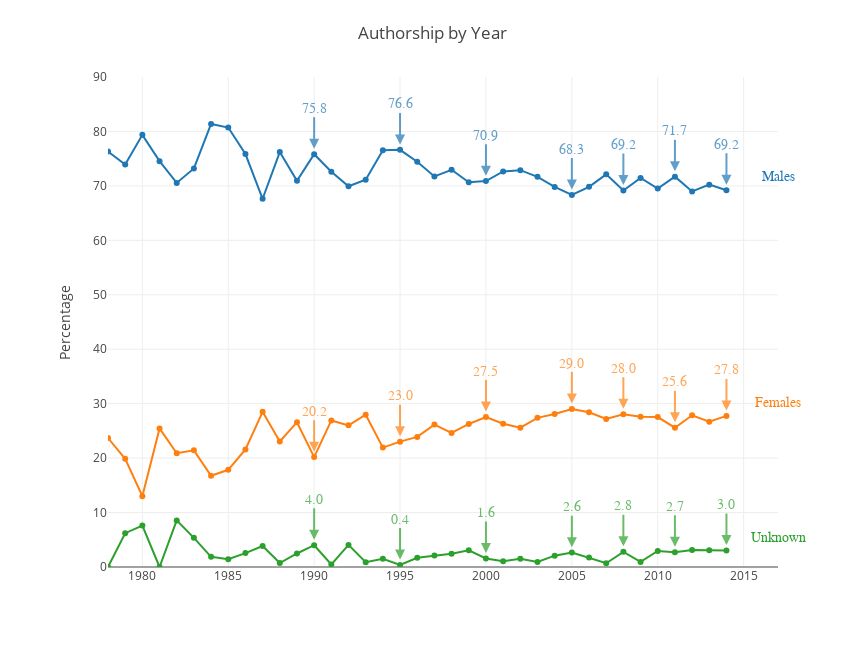

The notebook cell saved with this chart:
### Code cell
import plotly.offline as offline
offline.iplot(py_fig1,
             image='svg')

### Figure 1 — Plotly figure (JSON) as saved in the notebook; plotly's stock layout.template omitted (floating-point values rounded to 4 significant figures)
{"data": [{"line": {}, "marker": {"line": {}}, "mode": "lines+markers", "name": "Male", "type": "scatter", "x": [1978, 1979, 1980, 1981, 1982, 1983, 1984, 1985, 1986, 1987, 1988, 1989, 1990, 1991, 1992, 1993, 1994, 1995, 1996, 1997, 1998, 1999, 2000, 2001, 2002, 2003, 2004, 2005, 2006, 2007, 2008, 2009, 2010, 2011, 2012, 2013, 2014], "xaxis": "x1", "y": [76.32, 73.91, 79.37, 74.55, 70.55, 73.21, 81.37, 80.71, 75.85, 67.63, 76.21, 70.92, 75.82, 72.6, 69.92, 71.15, 76.57, 76.62, 74.43, 71.73, 72.96, 70.67, 70.88, 72.66, 72.89, 71.66, 69.81, 68.33, 69.84, 72.12, 69.16, 71.46, 69.52, 71.7, 68.99, 70.22, 69.21], "yaxis": "y1"}, {"line": {}, "marker": {"line": {}}, "mode": "lines+markers", "name": "Female", "type": "scatter", "x": [1978, 1979, 1980, 1981, 1982, 1983, 1984, 1985, 1986, 1987, 1988, 1989, 1990, 1991, 1992, 1993, 1994, 1995, 1996, 1997, 1998, 1999, 2000, 2001, 2002, 2003, 2004, 2005, 2006, 2007, 2008, 2009, 2010, 2011, 2012, 2013, 2014], "xaxis": "x1", "y": [23.68, 19.88, 13.0, 25.45, 20.89, 21.43, 16.77, 17.86, 21.59, 28.5, 23.06, 26.6, 20.18, 26.92, 26.02, 27.96, 21.93, 23.02, 23.89, 26.16, 24.62, 26.27, 27.55, 26.3, 25.59, 27.4, 28.11, 29.02, 28.43, 27.19, 28.05, 27.6, 27.53, 25.58, 27.87, 26.68, 27.75], "yaxis": "y1"}, {"line": {}, "marker": {"line": {}}, "mode": "lines+markers", "name": "Unknown", "type": "scatter", "x": [1978, 1979, 1980, 1981, 1982, 1983, 1984, 1985, 1986, 1987, 1988, 1989, 1990, 1991, 1992, 1993, 1994, 1995, 1996, 1997, 1998, 1999, 2000, 2001, 2002, 2003, 2004, 2005, 2006, 2007, 2008, 2009, 2010, 2011, 2012, 2013, 2014], "xaxis": "x1", "y": [0, 6.211, 7.623, 0, 8.562, 5.357, 1.863, 1.429, 2.557, 3.865, 0.7282, 2.482, 4.0, 0.4808, 4.061, 0.885, 1.504, 0.3597, 1.685, 2.11, 2.422, 3.055, 1.569, 1.042, 1.517, 0.9368, 2.08, 2.645, 1.729, 0.6885, 2.79, 0.9376, 2.941, 2.716, 3.139, 3.094, 3.037], "yaxis": "y1"}], "layout": {"annotations": [{"align": "center", "arrowcolor": "#ff7f0e", "arrowhead": 2, "arrowsize": 1, "arrowwidth": 2, "ax": 0, "ay": -40, "font": {"color": "#ff7f0e", "family": "Courier New, monospace", "size": 14}, "opacity": 0.7, "showarrow": true, "text": "27.8", "x": 2014, "xref": "x", "y": 28.75, "yref": "y"}, {"align": "center", "arrowcolor": "#1f77b4", "arrowhead": 2, "arrowsize": 1, "arrowwidth": 2, "ax": 0, "ay": -40, "font": {"color": "#1f77b4", "family": "Courier New, monospace", "size": 14}, "opacity": 0.7, "showarrow": true, "text": "69.2", "x": 2014, "xref": "x", "y": 70.21, "yref": "y"}, {"align": "center", "arrowcolor": "#2ca02c", "arrowhead": 2, "arrowsize": 1, "arrowwidth": 2, "ax": 0, "ay": -40, "font": {"color": "#2ca02c", "family": "Courier New, monospace", "size": 14}, "opacity": 0.7, "showarrow": true, "text": "3.0", "x": 2014, "xref": "x", "y": 4.037, "yref": "y"}, {"align": "center", "arrowcolor": "#ff7f0e", "arrowhead": 2, "arrowsize": 1, "arrowwidth": 2, "ax": 0, "ay": -40, "font": {"color": "#ff7f0e", "family": "Courier New, monospace", "size": 14}, "opacity": 0.7, "showarrow": true, "text": "25.6", "x": 2011, "xref": "x", "y": 26.58, "yref": "y"}, {"align": "center", "arrowcolor": "#1f77b4", "arrowhead": 2, "arrowsize": 1, "arrowwidth": 2, "ax": 0, "ay": -40, "font": {"color": "#1f77b4", "family": "Courier New, monospace", "size": 14}, "opacity": 0.7, "showarrow": true, "text": "71.7", "x": 2011, "xref": "x", "y": 72.7, "yref": "y"}, {"align": "center", "arrowcolor": "#2ca02c", "arrowhead": 2, "arrowsize": 1, "arrowwidth": 2, "ax": 0, "ay": -40, "font": {"color": "#2ca02c", "family": "Courier New, monospace", "size": 14}, "opacity": 0.7, "showarrow": true, "text": "2.7", "x": 2011, "xref": "x", "y": 3.716, "yref": "y"}, {"align": "center", "arrowcolor": "#ff7f0e", "arrowhead": 2, "arrowsize": 1, "arrowwidth": 2, "ax": 0, "ay": -40, "font": {"color": "#ff7f0e", "family": "Courier New, monospace", "size": 14}, "opacity": 0.7, "showarrow": true, "text": "28.0", "x": 2008, "xref": "x", "y": 29.05, "yref": "y"}, {"align": "center", "arrowcolor": "#1f77b4", "arrowhead": 2, "arrowsize": 1, "arrowwidth": 2, "ax": 0, "ay": -40, "font": {"color": "#1f77b4", "family": "Courier New, monospace", "size": 14}, "opacity": 0.7, "showarrow": true, "text": "69.2", "x": 2008, "xref": "x", "y": 70.16, "yref": "y"}, {"align": "center", "arrowcolor": "#2ca02c", "arrowhead": 2, "arrowsize": 1, "arrowwidth": 2, "ax": 0, "ay": -40, "font": {"color": "#2ca02c", "family": "Courier New, monospace", "size": 14}, "opacity": 0.7, "showarrow": true, "text": "2.8", "x": 2008, "xref": "x", "y": 3.79, "yref": "y"}, {"align": "center", "arrowcolor": "#ff7f0e", "arrowhead": 2, "arrowsize": 1, "arrowwidth": 2, "ax": 0, "ay": -40, "font": {"color": "#ff7f0e", "family": "Courier New, monospace", "size": 14}, "opacity": 0.7, "showarrow": true, "text": "29.0", "x": 2005, "xref": "x", "y": 30.02, "yref": "y"}, {"align": "center", "arrowcolor": "#1f77b4", "arrowhead": 2, "arrowsize": 1, "arrowwidth": 2, "ax": 0, "ay": -40, "font": {"color": "#1f77b4", "family": "Courier New, monospace", "size": 14}, "opacity": 0.7, "showarrow": true, "text": "68.3", "x": 2005, "xref": "x", "y": 69.33, "yref": "y"}, {"align": "center", "arrowcolor": "#2ca02c", "arrowhead": 2, "arrowsize": 1, "arrowwidth": 2, "ax": 0, "ay": -40, "font": {"color": "#2ca02c", "family": "Courier New, monospace", "size": 14}, "opacity": 0.7, "showarrow": true, "text": "2.6", "x": 2005, "xref": "x", "y": 3.645, "yref": "y"}, {"align": "center", "arrowcolor": "#ff7f0e", "arrowhead": 2, "arrowsize": 1, "arrowwidth": 2, "ax": 0, "ay": -40, "font": {"color": "#ff7f0e", "family": "Courier New, monospace", "size": 14}, "opacity": 0.7, "showarrow": true, "text": "27.5", "x": 2000, "xref": "x", "y": 28.55, "yref": "y"}, {"align": "center", "arrowcolor": "#1f77b4", "arrowhead": 2, "arrowsize": 1, "arrowwidth": 2, "ax": 0, "ay": -40, "font": {"color": "#1f77b4", "family": "Courier New, monospace", "size": 14}, "opacity": 0.7, "showarrow": true, "text": "70.9", "x": 2000, "xref": "x", "y": 71.88, "yref": "y"}, {"align": "center", "arrowcolor": "#2ca02c", "arrowhead": 2, "arrowsize": 1, "arrowwidth": 2, "ax": 0, "ay": -40, "font": {"color": "#2ca02c", "family": "Courier New, monospace", "size": 14}, "opacity": 0.7, "showarrow": true, "text": "1.6", "x": 2000, "xref": "x", "y": 2.569, "yref": "y"}, {"align": "center", "arrowcolor": "#ff7f0e", "arrowhead": 2, "arrowsize": 1, "arrowwidth": 2, "ax": 0, "ay": -40, "font": {"color": "#ff7f0e", "family": "Courier New, monospace", "size": 14}, "opacity": 0.7, "showarrow": true, "text": "23.0", "x": 1995, "xref": "x", "y": 24.02, "yref": "y"}, {"align": "center", "arrowcolor": "#1f77b4", "arrowhead": 2, "arrowsize": 1, "arrowwidth": 2, "ax": 0, "ay": -40, "font": {"color": "#1f77b4", "family": "Courier New, monospace", "size": 14}, "opacity": 0.7, "showarrow": true, "text": "76.6", "x": 1995, "xref": "x", "y": 77.62, "yref": "y"}, {"align": "center", "arrowcolor": "#2ca02c", "arrowhead": 2, "arrowsize": 1, "arrowwidth": 2, "ax": 0, "ay": -40, "font": {"color": "#2ca02c", "family": "Courier New, monospace", "size": 14}, "opacity": 0.7, "showarrow": true, "text": "0.4", "x": 1995, "xref": "x", "y": 1.36, "yref": "y"}, {"align": "center", "arrowcolor": "#ff7f0e", "arrowhead": 2, "arrowsize": 1, "arrowwidth": 2, "ax": 0, "ay": -40, "font": {"color": "#ff7f0e", "family": "Courier New, monospace", "size": 14}, "opacity": 0.7, "showarrow": true, "text": "20.2", "x": 1990, "xref": "x", "y": 21.18, "yref": "y"}, {"align": "center", "arrowcolor": "#1f77b4", "arrowhead": 2, "arrowsize": 1, "arrowwidth": 2, "ax": 0, "ay": -40, "font": {"color": "#1f77b4", "family": "Courier New, monospace", "size": 14}, "opacity": 0.7, "showarrow": true, "text": "75.8", "x": 1990, "xref": "x", "y": 76.82, "yref": "y"}, {"align": "center", "arrowcolor": "#2ca02c", "arrowhead": 2, "arrowsize": 1, "arrowwidth": 2, "ax": 0, "ay": -40, "font": {"color": "#2ca02c", "family": "Courier New, monospace", "size": 14}, "opacity": 0.7, "showarrow": true, "text": "4.0", "x": 1990, "xref": "x", "y": 5.0, "yref": "y"}, {"ax": 0, "ay": -2, "font": {"color": "#1f77b4", "family": "Courier New, monospace", "size": 14}, "text": "Males", "x": 2017, "xref": "x", "y": 71.21, "yref": "y"}, {"ax": 0, "ay": -2, "font": {"color": "#ff7f0e", "family": "Courier New, monospace", "size": 14}, "text": "Females", "x": 2017, "xref": "x", "y": 29.75, "yref": "y"}, {"ax": 0, "ay": -2, "font": {"color": "#2ca02c", "family": "Courier New, monospace", "size": 14}, "text": "Unknown", "x": 2017, "xref": "x", "y": 5.037, "yref": "y"}], "height": 648, "hovermode": "compare", "margin": {"b": 81, "l": 108, "pad": 0, "r": 86, "t": 77}, "showlegend": false, "title": "Authorship by Year", "titlefont": {}, "width": 864, "xaxis1": {"anchor": "y1", "domain": [0, 1], "range": [1978, 2017], "side": "bottom", "tickfont": {}, "tickmode": false, "type": "linear"}, "yaxis1": {"anchor": "x1", "domain": [0, 1], "range": [0, 90], "side": "left", "tickfont": {}, "title": "Percentage", "titlefont": {}, "type": "linear"}}}
